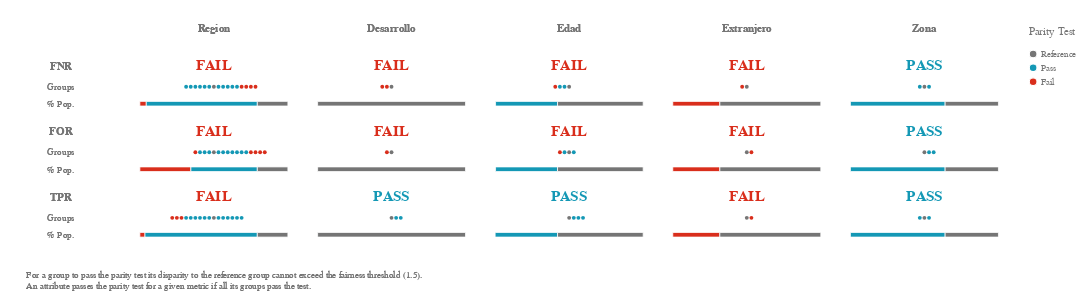

Notebook source saved alongside this figure:
### Code cell
ap.summary(grupo_definido, metrics, fairness_threshold = disparity_tolerance)
